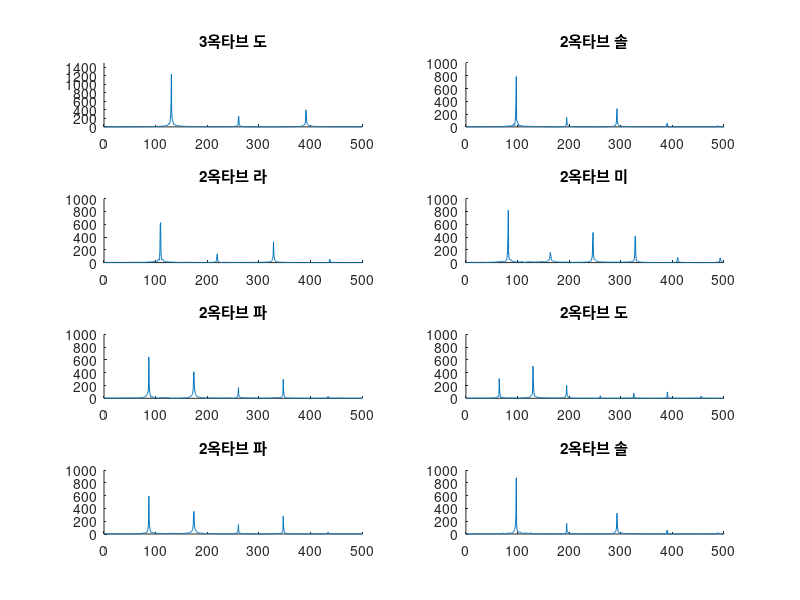

This figure's MATLAB source:
%% Load Notes

% Read Note data is brushed from cannon_sample.wav
% Load ALL those Notes

% First Row contains index, So seconds rows are imported
note1 = load('note_1.mat').brushedData1(:,2);
note2 = load('note_2.mat').brushedData2(:,2);
note3 = load('note_3.mat').brushedData3(:,2);
note4 = load('note_4.mat').brushedData4(:,2);
note5 = load('note_5.mat').brushedData5(:,2);
note6 = load('note_6.mat').brushedData6(:,2);
note7 = load('note_7.mat').brushedData7(:,2);
note8 = load('note_8.mat').brushedData8(:,2);

%% 

fs = 44100;
fft_size = 2^16;

% sound(note1, fs);
% sound(note2, fs);
% sound(note3, fs);
% sound(note4, fs);
% sound(note5, fs);
% sound(note6, fs);
% sound(note7, fs);
% sound(note8, fs);

x_step = ((1:1:fft_size) - 1) / fft_size * fs;

fft_note1 = abs(fft(note1, fft_size));
fft_note2 = abs(fft(note2, fft_size));
fft_note3 = abs(fft(note3, fft_size));
fft_note4 = abs(fft(note4, fft_size));
fft_note5 = abs(fft(note5, fft_size));
fft_note6 = abs(fft(note6, fft_size));
fft_note7 = abs(fft(note7, fft_size));
fft_note8 = abs(fft(note8, fft_size));



%% Plotting

subplot(4, 2, 1)
axis([0 500 0 1500])
hold on
title("3옥타브 도")
plot(x_step, fft_note1)

subplot(4, 2, 2)
axis([0 500 0 1000])
hold on
title("2옥타브 솔")
plot(x_step, fft_note2)

subplot(4, 2, 3)
axis([0 500 0 1000])
hold on
title("2옥타브 라")
plot(x_step, fft_note3)

subplot(4, 2, 4)
axis([0 500 0 1000])
hold on
title("2옥타브 미")
plot(x_step, fft_note4)

subplot(4, 2, 5)
axis([0 500 0 1000])
hold on
title("2옥타브 파")
plot(x_step, fft_note5)

subplot(4, 2, 6)
axis([0 500 0 1000])
hold on
title("2옥타브 도")
plot(x_step, fft_note6)

subplot(4, 2, 7)
axis([0 500 0 1000])
hold on
title("2옥타브 파")
plot(x_step, fft_note7)

subplot(4, 2, 8)
axis([0 500 0 1000])
hold on
title("2옥타브 솔")
plot(x_step, fft_note8)